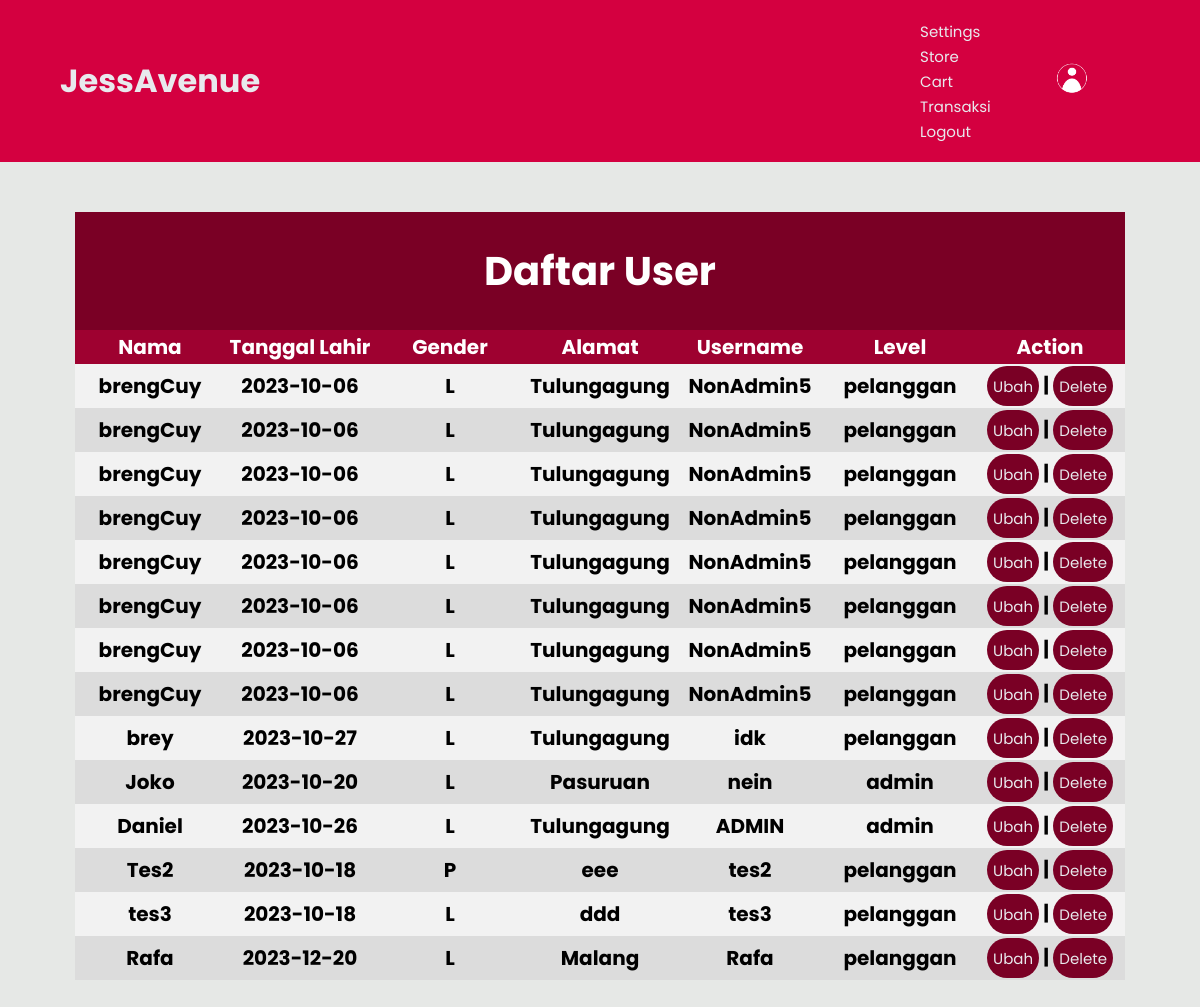
Screenshot of /toko_online/tampil_user.php (signed in) with the database file from the repository.
### tables this page shows
CREATE TABLE `user` (
  `id_user` int(11) NOT NULL,
  `nama_pelanggan` varchar(255) NOT NULL,
  `tanggal_lahir` date NOT NULL,
  `gender` enum('L','P') NOT NULL,
  `alamat` text NOT NULL,
  `username` varchar(255) NOT NULL,
  `pass` varchar(255) NOT NULL,
  `level` enum('pelanggan','admin') NOT NULL
);

### toko_online/tampil_user.php (the view, shortened to what this page needs)
<?php
include "koneksi.php";
include "header.php";
?>
<!DOCTYPE html>
<html lang="en">
<head>
    <link rel="stylesheet" href="style.css?v=<?php echo time();?>">
</head>
<body>
    <div class="wrapper">
        <div class="user_table">
            <table cellspacing="0" cellpadding="2">
                <tr id="special_row1">
                    <td colspan="7">
                        <h1>
                            Daftar User
                        </h1>
                    </td>
                </tr>
                <tr id="special_row2">
                    <th>
                        Nama
                    </th>
                    <th>
                        Tanggal Lahir
                    </th>
                    <th>
                        Gender
                    </th>
                    <th>
                        Alamat
                    </th>
                    <th>
                        Username
                    </th>
                    <th>
                        Level
                    </th>
                    <th>
                        Action
                    </th>
                </tr>
                <tr>
                    <?php
                    $qry_user = mysqli_query($conn, "select * from user");
                    while($data_user = mysqli_fetch_array($qry_user)){
                    ?>
                        <tr>
                            <td>
                                <?=$data_user['nama_pelanggan']?>
                            </td>
                            <td>
                            <?=$data_user['tanggal_lahir']?>
                            </td>
                            <td>
                            <?=$data_user['gender']?>
                            </td>
                            <td>
                            <?=$data_user['alamat']?>
                            </td>
                            <td>
                            <?=$data_user['username']?>
                            </td>
                            <td>
                            <?=$data_user['level']?>
                            </td>
                            <td>
                                <button>
                                    <a onclick="location.href='ubah_user.php?id_user=<?=$data_user['id_user']?>'">Ubah</a>
                                </button> |
                                <button>
                                    <a onclick="location.href='hapus_user.php?id_user=<?=$data_user['id_user']?>'">Delete</a>
                                </button>
                            </td>
                        </tr>
                        <?php
                    }
                    ?>
                </tr>
            </table>
        </div>
    </div>
</body>
</html>

### toko_online/style.css (style rules this page uses)
body { padding: 0px; margin: 0px; background-color: #E6E8E6; font-family: "poppins"; }
li, a, button { font-family: "poppins"; font-size: 15px; color: #E8E9ED; text-decoration: none; }
#special_row1 { background-color: #7a0025; color: #fff; }
#special_row2 { background-color: #9e0130; color: #fff; }
.wrapper .user_table table { font-size: 20px; font-weight: bold; text-align: center; table-layout: fixed; width: 100%; }
.wrapper .user_table { margin: 50px 75px 75px 75px; }
.wrapper .user_table tr:nth-child(even) { background-color: #f2f2f2; }
.wrapper .user_table tr:nth-child(odd) { background-color: #dcdcdc; }
.wrapper .user_table button { width: auto; height: 40px; background-color: #7a0025; border-radius: 50px; border: none; color: white; font-family: "poppins"; font-size: 17.5px; cursor: pointer; transition: background-color .3s; }
.wrapper .produk_table #special_row1, #special_row2 { text-align: center; }

### rows the page displays
user: nama_pelanggan "brengCuy", tanggal_lahir "2023-10-06", gender "L", alamat "Tulungagung", username "NonAdmin5", level "pelanggan"
user: nama_pelanggan "brengCuy", tanggal_lahir "2023-10-06", gender "L", alamat "Tulungagung", username "NonAdmin5", level "pelanggan"
user: nama_pelanggan "brengCuy", tanggal_lahir "2023-10-06", gender "L", alamat "Tulungagung", username "NonAdmin5", level "pelanggan"
user: nama_pelanggan "brengCuy", tanggal_lahir "2023-10-06", gender "L", alamat "Tulungagung", username "NonAdmin5", level "pelanggan"
user: nama_pelanggan "brengCuy", tanggal_lahir "2023-10-06", gender "L", alamat "Tulungagung", username "NonAdmin5", level "pelanggan"
user: nama_pelanggan "brengCuy", tanggal_lahir "2023-10-06", gender "L", alamat "Tulungagung", username "NonAdmin5", level "pelanggan"
user: nama_pelanggan "brengCuy", tanggal_lahir "2023-10-06", gender "L", alamat "Tulungagung", username "NonAdmin5", level "pelanggan"
user: nama_pelanggan "brengCuy", tanggal_lahir "2023-10-06", gender "L", alamat "Tulungagung", username "NonAdmin5", level "pelanggan"
user: nama_pelanggan "brey", tanggal_lahir "2023-10-27", gender "L", alamat "Tulungagung", username "idk", level "pelanggan"
user: nama_pelanggan "Joko", tanggal_lahir "2023-10-20", gender "L", alamat "Pasuruan", username "nein", level "admin"
user: nama_pelanggan "Daniel", tanggal_lahir "2023-10-26", gender "L", alamat "Tulungagung", username "ADMIN", level "admin"
user: nama_pelanggan "Tes2", tanggal_lahir "2023-10-18", gender "P", alamat "eee", username "tes2", level "pelanggan"
user: nama_pelanggan "tes3", tanggal_lahir "2023-10-18", gender "L", alamat "ddd", username "tes3", level "pelanggan"
user: nama_pelanggan "Rafa", tanggal_lahir "2023-12-20", gender "L", alamat "Malang", username "Rafa", level "pelanggan"
